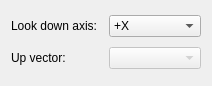
<?xml version="1.0" encoding="UTF-8"?>
<ui version="4.0">
 <class>ViewAxisChooser</class>
 <widget class="QWidget" name="ViewAxisChooser">
  <property name="geometry">
   <rect>
    <x>0</x>
    <y>0</y>
    <width>212</width>
    <height>86</height>
   </rect>
  </property>
  <property name="minimumSize">
   <size>
    <width>212</width>
    <height>86</height>
   </size>
  </property>
  <property name="windowTitle">
   <string>Form</string>
  </property>
  <layout class="QGridLayout" name="gridLayout">
   <item row="0" column="0">
    <widget class="QLabel" name="label">
     <property name="text">
      <string>Look down axis:</string>
     </property>
    </widget>
   </item>
   <item row="0" column="1">
    <widget class="QComboBox" name="lookDownComboBox_">
     <property name="toolTip">
      <string>Vector pointing out of the screen</string>
     </property>
     <item>
      <property name="text">
       <string>+X</string>
      </property>
     </item>
     <item>
      <property name="text">
       <string>+Y</string>
      </property>
     </item>
     <item>
      <property name="text">
       <string>+Z</string>
      </property>
     </item>
     <item>
      <property name="text">
       <string>-X</string>
      </property>
     </item>
     <item>
      <property name="text">
       <string>-Y</string>
      </property>
     </item>
     <item>
      <property name="text">
       <string>-Z</string>
      </property>
     </item>
    </widget>
   </item>
   <item row="1" column="0">
    <widget class="QLabel" name="label_2">
     <property name="text">
      <string>Up vector:</string>
     </property>
    </widget>
   </item>
   <item row="1" column="1">
    <widget class="QComboBox" name="upVectorComboBox_">
     <property name="enabled">
      <bool>false</bool>
     </property>
     <property name="toolTip">
      <string>Vector pointing up</string>
     </property>
    </widget>
   </item>
  </layout>
 </widget>
 <resources/>
 <connections/>
</ui>
